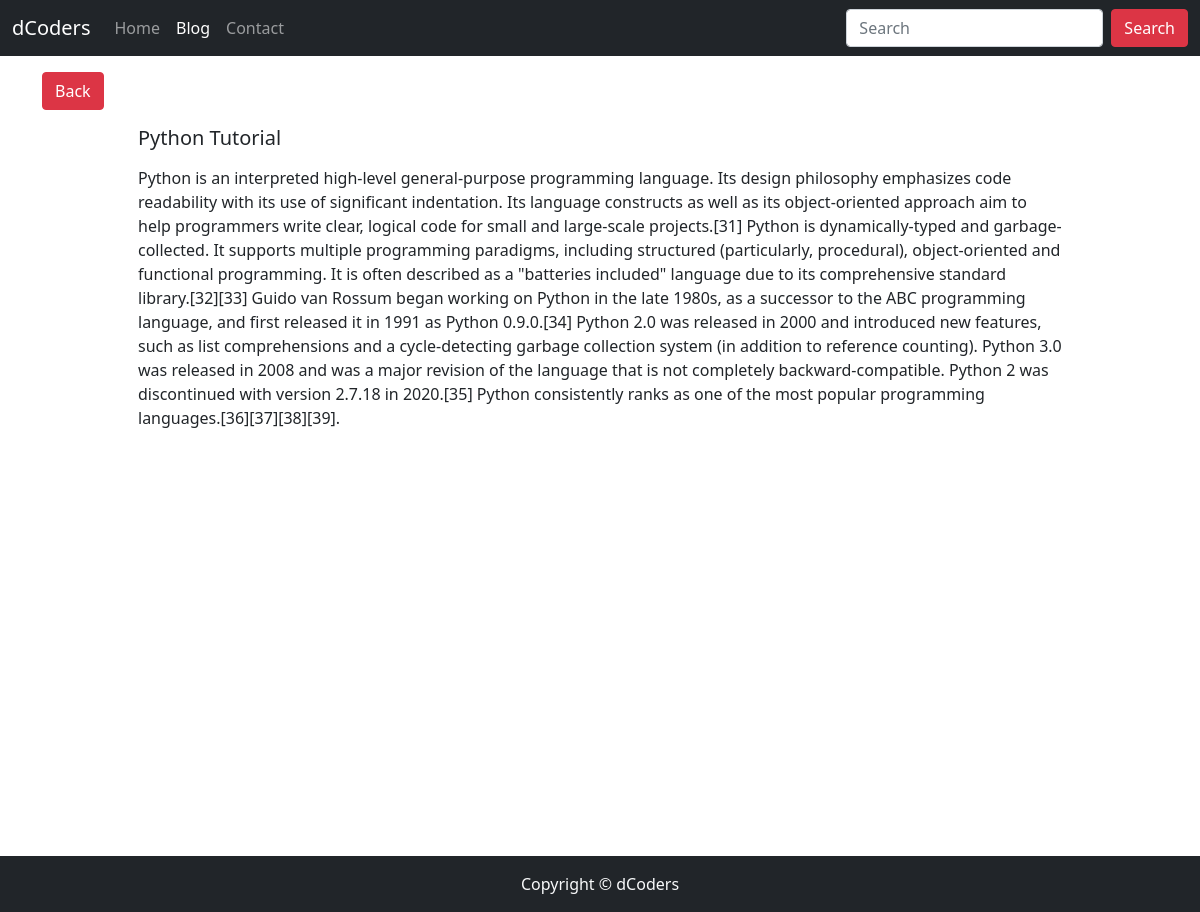
The page /blogpost/python wiki on the database its author committed.
### home/models.py (models this page shows, shortened)
class Blog(models.Model):
    sno=models.AutoField(primary_key=True)
    title = models.CharField(max_length=200)
    contents=models.TextField()
    shorts=models.CharField(max_length=600,default="")
    slug=models.CharField(max_length=100)
    time=models.DateTimeField(auto_now_add=True)

### home/views.py (the view)
# urls.py: path('blogpost/<str:slug>',views.blogpost,name='blogpost'),
def blogpost(request,slug):
    blog=Blog.objects.filter(slug=slug).first()
    context={'blog':blog}
    return render(request,'blogpost.html',context)

### templates/blogpost.html (shortened to what this page needs)
{% extends 'base.html' %}
{% block blogactive %}active{% endblock blogactive %}"
{% block body %}
 <div class="container pt-3 ">
   <a  class="btn btn-danger" href="{%url 'blog' %}">Back</a>
     <div class="media mx-5">
        <div class="media-body my-3 mx-5" >
          <h5 class="mt-0 text-capitalize">{{blog.title}}</h5>
          <p>{{blog.contents|safe}}</p>
        </div>
    </div>
</div>
<footer class="bg-dark position-relative fixed-bottom text-light text-center py-3">
  Copyright &copy; dCoders
</footer>
{% endblock body %}

### templates/blogpost.html (style rules this page uses)
.container { min-height: 100vh; }

### rows shown on the page
Blog: title "Python Tutorial", contents "Python is an interpreted high-level general-purpose programming language. Its design philosophy emphasizes code readability with its use of significant indentation. Its language constructs as well as its object-oriented approach aim to help programmers write clear, logical code for small and large-scale projects.[31] Python is dynamically-typed and garbage-collected. It supports multiple programming paradigms, including structured (particularly, procedural), object-oriented and functional programming. It is often described as a \"batteries included\" language due to its comprehensive standard library.[32][33] Guido van Rossum began working on Python in the late 1980s, as a successor to the…"
